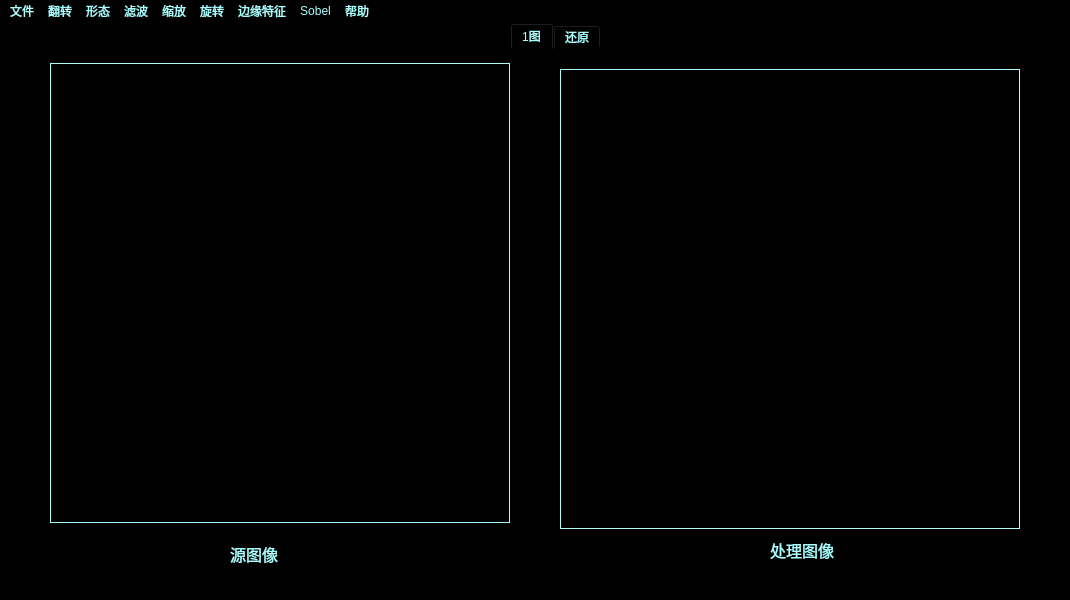
<?xml version="1.0" encoding="UTF-8"?>
<ui version="4.0">
 <class>ImageProcessingClass</class>
 <widget class="QMainWindow" name="ImageProcessingClass">
  <property name="enabled">
   <bool>true</bool>
  </property>
  <property name="geometry">
   <rect>
    <x>0</x>
    <y>0</y>
    <width>1070</width>
    <height>600</height>
   </rect>
  </property>
  <property name="minimumSize">
   <size>
    <width>1070</width>
    <height>600</height>
   </size>
  </property>
  <property name="maximumSize">
   <size>
    <width>1070</width>
    <height>600</height>
   </size>
  </property>
  <property name="windowTitle">
   <string>图像处理</string>
  </property>
  <property name="windowIcon">
   <iconset resource="ImageProcessing.qrc">
    <normaloff>:/ImageProcessing/image/icon.png</normaloff>:/ImageProcessing/image/icon.png</iconset>
  </property>
  <property name="styleSheet">
   <string notr="true">background-color: rgb(0, 0, 0);
border-color: rgb(0, 0, 0);

gridline-color: rgb(0, 0, 0);


color: rgb(170, 255, 255);</string>
  </property>
  <widget class="QWidget" name="centralWidget">
   <widget class="QLabel" name="label1">
    <property name="geometry">
     <rect>
      <x>50</x>
      <y>40</y>
      <width>460</width>
      <height>460</height>
     </rect>
    </property>
    <property name="tabletTracking">
     <bool>false</bool>
    </property>
    <property name="frameShape">
     <enum>QFrame::Box</enum>
    </property>
    <property name="frameShadow">
     <enum>QFrame::Plain</enum>
    </property>
    <property name="text">
     <string/>
    </property>
   </widget>
   <widget class="QLabel" name="label">
    <property name="geometry">
     <rect>
      <x>230</x>
      <y>510</y>
      <width>71</width>
      <height>41</height>
     </rect>
    </property>
    <property name="font">
     <font>
      <pointsize>12</pointsize>
      <bold>false</bold>
      <kerning>true</kerning>
     </font>
    </property>
    <property name="text">
     <string>源图像</string>
    </property>
   </widget>
   <widget class="QTabWidget" name="tabWidget">
    <property name="geometry">
     <rect>
      <x>510</x>
      <y>0</y>
      <width>560</width>
      <height>581</height>
     </rect>
    </property>
    <property name="whatsThis">
     <string>&lt;html&gt;&lt;head/&gt;&lt;body&gt;&lt;p&gt;&lt;br/&gt;&lt;/p&gt;&lt;p&gt;&lt;br/&gt;&lt;/p&gt;&lt;/body&gt;&lt;/html&gt;</string>
    </property>
    <property name="styleSheet">
     <string notr="true">border-color: rgb(0, 0, 0);
</string>
    </property>
    <property name="currentIndex">
     <number>0</number>
    </property>
    <widget class="QWidget" name="tab">
     <attribute name="title">
      <string>1图</string>
     </attribute>
     <widget class="QLabel" name="label2">
      <property name="geometry">
       <rect>
        <x>50</x>
        <y>20</y>
        <width>460</width>
        <height>460</height>
       </rect>
      </property>
      <property name="frameShape">
       <enum>QFrame::Box</enum>
      </property>
      <property name="text">
       <string/>
      </property>
      <property name="alignment">
       <set>Qt::AlignCenter</set>
      </property>
     </widget>
     <widget class="QLabel" name="label_2">
      <property name="geometry">
       <rect>
        <x>260</x>
        <y>480</y>
        <width>81</width>
        <height>41</height>
       </rect>
      </property>
      <property name="font">
       <font>
        <pointsize>12</pointsize>
        <bold>false</bold>
        <kerning>true</kerning>
       </font>
      </property>
      <property name="text">
       <string>处理图像</string>
      </property>
     </widget>
    </widget>
    <widget class="QWidget" name="tab3">
     <property name="enabled">
      <bool>true</bool>
     </property>
     <attribute name="title">
      <string>还原</string>
     </attribute>
     <widget class="QLabel" name="label3">
      <property name="geometry">
       <rect>
        <x>50</x>
        <y>20</y>
        <width>460</width>
        <height>460</height>
       </rect>
      </property>
      <property name="frameShape">
       <enum>QFrame::Box</enum>
      </property>
      <property name="text">
       <string/>
      </property>
      <property name="alignment">
       <set>Qt::AlignCenter</set>
      </property>
     </widget>
    </widget>
   </widget>
   <zorder>tabWidget</zorder>
   <zorder>label1</zorder>
   <zorder>label</zorder>
  </widget>
  <widget class="QMenuBar" name="menuBar">
   <property name="geometry">
    <rect>
     <x>0</x>
     <y>0</y>
     <width>1070</width>
     <height>22</height>
    </rect>
   </property>
   <widget class="QMenu" name="menuDoc">
    <property name="title">
     <string>文件</string>
    </property>
    <addaction name="actionOpen"/>
    <addaction name="actionRestore"/>
    <addaction name="actionSave"/>
    <addaction name="actionClear"/>
    <addaction name="actionExit"/>
   </widget>
   <widget class="QMenu" name="menuHelp">
    <property name="title">
     <string>帮助</string>
    </property>
    <addaction name="actionCopyright"/>
    <addaction name="actionAbout"/>
   </widget>
   <widget class="QMenu" name="menuProc">
    <property name="title">
     <string>翻转</string>
    </property>
    <addaction name="Horizen"/>
    <addaction name="vertical"/>
    <addaction name="horizenAndVertical"/>
   </widget>
   <widget class="QMenu" name="menu_3">
    <property name="title">
     <string>形态</string>
    </property>
    <addaction name="Erosion"/>
    <addaction name="dilation"/>
    <addaction name="action1_19"/>
    <addaction name="action1_20"/>
    <addaction name="action1_21"/>
    <addaction name="action1_22"/>
    <addaction name="action1_23"/>
   </widget>
   <widget class="QMenu" name="menu_4">
    <property name="title">
     <string>滤波</string>
    </property>
   </widget>
   <widget class="QMenu" name="menu_5">
    <property name="title">
     <string>缩放</string>
    </property>
   </widget>
   <widget class="QMenu" name="menu_6">
    <property name="title">
     <string>旋转</string>
    </property>
   </widget>
   <widget class="QMenu" name="menu">
    <property name="title">
     <string>边缘特征</string>
    </property>
    <addaction name="actionSobel"/>
    <addaction name="actionCanny"/>
    <addaction name="actionLaplacian"/>
    <addaction name="actionScharr"/>
   </widget>
   <widget class="QMenu" name="menuSobel">
    <property name="title">
     <string>Sobel</string>
    </property>
    <widget class="QMenu" name="menu_2">
     <property name="title">
      <string>方向</string>
     </property>
     <addaction name="actionDx"/>
     <addaction name="actionDy"/>
     <addaction name="actionDxDy"/>
    </widget>
    <widget class="QMenu" name="menuKsize">
     <property name="title">
      <string>Ksize大小</string>
     </property>
     <addaction name="actionsize1"/>
     <addaction name="actionsize3"/>
     <addaction name="actionsize5"/>
     <addaction name="actionsize7"/>
    </widget>
    <widget class="QMenu" name="menuscale">
     <property name="title">
      <string>scale缩放因子</string>
     </property>
     <addaction name="actionscale05"/>
     <addaction name="actionscale1"/>
     <addaction name="actionscale2"/>
    </widget>
    <widget class="QMenu" name="menudelta">
     <property name="title">
      <string>delta值</string>
     </property>
     <addaction name="actiondelta0"/>
     <addaction name="actiondelta50"/>
     <addaction name="actiondelta100"/>
    </widget>
    <addaction name="menu_2"/>
    <addaction name="menuKsize"/>
    <addaction name="menuscale"/>
    <addaction name="menudelta"/>
   </widget>
   <addaction name="menuDoc"/>
   <addaction name="menuProc"/>
   <addaction name="menu_3"/>
   <addaction name="menu_4"/>
   <addaction name="menu_5"/>
   <addaction name="menu_6"/>
   <addaction name="menu"/>
   <addaction name="menuSobel"/>
   <addaction name="menuHelp"/>
  </widget>
  <action name="actionCopyright">
   <property name="text">
    <string>版权</string>
   </property>
  </action>
  <action name="actionAbout">
   <property name="text">
    <string>关于</string>
   </property>
  </action>
  <action name="actionOpen">
   <property name="text">
    <string>打开</string>
   </property>
  </action>
  <action name="actionRestore">
   <property name="text">
    <string>还原</string>
   </property>
  </action>
  <action name="actionClear">
   <property name="text">
    <string>清除</string>
   </property>
  </action>
  <action name="actionExit">
   <property name="text">
    <string>退出</string>
   </property>
  </action>
  <action name="actionOpenTest">
   <property name="text">
    <string>打开测试文件</string>
   </property>
  </action>
  <action name="action1_3">
   <property name="text">
    <string>滤波</string>
   </property>
  </action>
  <action name="action1_4">
   <property name="text">
    <string>缩放</string>
   </property>
  </action>
  <action name="action1_5">
   <property name="text">
    <string>旋转</string>
   </property>
  </action>
  <action name="action1_6">
   <property name="text">
    <string>1</string>
   </property>
  </action>
  <action name="action1_7">
   <property name="text">
    <string>1</string>
   </property>
  </action>
  <action name="action1_8">
   <property name="text">
    <string>1</string>
   </property>
  </action>
  <action name="action1_9">
   <property name="text">
    <string>1</string>
   </property>
  </action>
  <action name="action1_10">
   <property name="text">
    <string>1</string>
   </property>
  </action>
  <action name="action1_11">
   <property name="text">
    <string>1</string>
   </property>
  </action>
  <action name="action1_12">
   <property name="text">
    <string>1</string>
   </property>
  </action>
  <action name="action1_13">
   <property name="text">
    <string>1</string>
   </property>
  </action>
  <action name="Horizen">
   <property name="text">
    <string>水平</string>
   </property>
  </action>
  <action name="vertical">
   <property name="text">
    <string>垂直</string>
   </property>
  </action>
  <action name="horizenAndVertical">
   <property name="text">
    <string>水平垂直</string>
   </property>
  </action>
  <action name="Erosion">
   <property name="text">
    <string>腐蚀</string>
   </property>
  </action>
  <action name="dilation">
   <property name="text">
    <string>膨胀</string>
   </property>
  </action>
  <action name="action1_19">
   <property name="text">
    <string>开运算</string>
   </property>
  </action>
  <action name="action1_20">
   <property name="text">
    <string>闭运算</string>
   </property>
  </action>
  <action name="action1_21">
   <property name="text">
    <string>Morphological Gradient</string>
   </property>
  </action>
  <action name="action1_22">
   <property name="text">
    <string>顶帽</string>
   </property>
  </action>
  <action name="action1_23">
   <property name="text">
    <string>黑帽</string>
   </property>
  </action>
  <action name="actionSave">
   <property name="text">
    <string>保存</string>
   </property>
  </action>
  <action name="actionSobel">
   <property name="text">
    <string>Sobel</string>
   </property>
  </action>
  <action name="actionCanny">
   <property name="text">
    <string>Canny</string>
   </property>
  </action>
  <action name="actionLaplacian">
   <property name="text">
    <string>Laplacian</string>
   </property>
  </action>
  <action name="actionScharr">
   <property name="text">
    <string>Scharr</string>
   </property>
  </action>
  <action name="actionDx">
   <property name="text">
    <string>dx</string>
   </property>
  </action>
  <action name="actionDy">
   <property name="text">
    <string>dy</string>
   </property>
  </action>
  <action name="actionDxDy">
   <property name="text">
    <string>dx&amp;dy</string>
   </property>
   <property name="iconText">
    <string>dx&amp;dy</string>
   </property>
   <property name="toolTip">
    <string>dx&amp;dy</string>
   </property>
  </action>
  <action name="actionsize1">
   <property name="text">
    <string>size=1</string>
   </property>
  </action>
  <action name="actionsize3">
   <property name="text">
    <string>size=3</string>
   </property>
  </action>
  <action name="actionsize5">
   <property name="text">
    <string>size=5</string>
   </property>
  </action>
  <action name="actionsize7">
   <property name="text">
    <string>size=7</string>
   </property>
  </action>
  <action name="actionscale05">
   <property name="text">
    <string>scale=0.5</string>
   </property>
  </action>
  <action name="actionscale1">
   <property name="text">
    <string>scale=1</string>
   </property>
  </action>
  <action name="actionscale2">
   <property name="text">
    <string>scale=2</string>
   </property>
  </action>
  <action name="actiondelta0">
   <property name="text">
    <string>delta=0</string>
   </property>
  </action>
  <action name="actiondelta50">
   <property name="text">
    <string>delta=50</string>
   </property>
  </action>
  <action name="actiondelta100">
   <property name="text">
    <string>delta=100</string>
   </property>
  </action>
 </widget>
 <layoutdefault spacing="6" margin="11"/>
 <resources>
  <include location="ImageProcessing.qrc"/>
 </resources>
 <connections/>
</ui>
